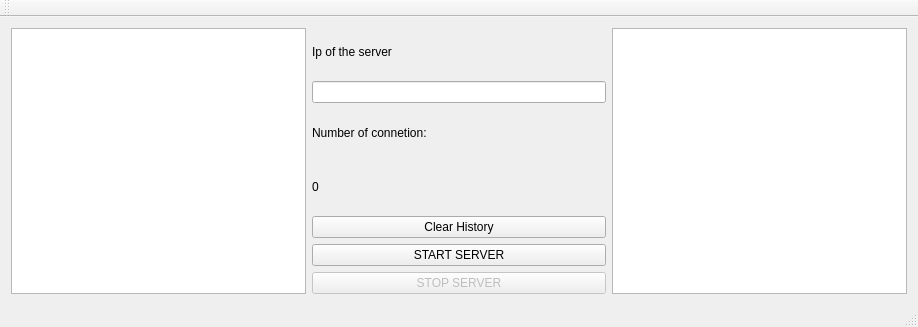
<?xml version="1.0" encoding="UTF-8"?>
<ui version="4.0">
 <class>MainWindow</class>
 <widget class="QMainWindow" name="MainWindow">
  <property name="geometry">
   <rect>
    <x>0</x>
    <y>0</y>
    <width>918</width>
    <height>327</height>
   </rect>
  </property>
  <property name="windowTitle">
   <string>MainWindow</string>
  </property>
  <widget class="QWidget" name="centralWidget">
   <layout class="QGridLayout" name="gridLayout">
    <item row="0" column="0">
     <layout class="QHBoxLayout" name="horizontalLayout_2">
      <item>
       <layout class="QVBoxLayout" name="verticalLayout_3">
        <item>
         <widget class="QListWidget" name="list_player"/>
        </item>
       </layout>
      </item>
      <item>
       <layout class="QVBoxLayout" name="verticalLayout">
        <item>
         <widget class="QLabel" name="label">
          <property name="text">
           <string>Ip of the server</string>
          </property>
         </widget>
        </item>
        <item>
         <widget class="QLineEdit" name="line_server_ip"/>
        </item>
        <item>
         <widget class="QLabel" name="text_info">
          <property name="text">
           <string>Number of connetion:</string>
          </property>
         </widget>
        </item>
        <item>
         <widget class="QLabel" name="data_numbers">
          <property name="text">
           <string>0</string>
          </property>
         </widget>
        </item>
        <item>
         <widget class="QPushButton" name="pushButton">
          <property name="text">
           <string>Clear History</string>
          </property>
         </widget>
        </item>
        <item>
         <widget class="QPushButton" name="button_start_server">
          <property name="text">
           <string>START SERVER</string>
          </property>
         </widget>
        </item>
        <item>
         <widget class="QPushButton" name="button_stop_server">
          <property name="enabled">
           <bool>false</bool>
          </property>
          <property name="text">
           <string>STOP SERVER</string>
          </property>
         </widget>
        </item>
       </layout>
      </item>
      <item>
       <layout class="QHBoxLayout" name="horizontalLayout">
        <item>
         <widget class="QListWidget" name="list_debug"/>
        </item>
       </layout>
      </item>
     </layout>
    </item>
   </layout>
  </widget>
  <widget class="QMenuBar" name="menuBar">
   <property name="geometry">
    <rect>
     <x>0</x>
     <y>0</y>
     <width>918</width>
     <height>21</height>
    </rect>
   </property>
  </widget>
  <widget class="QToolBar" name="mainToolBar">
   <attribute name="toolBarArea">
    <enum>TopToolBarArea</enum>
   </attribute>
   <attribute name="toolBarBreak">
    <bool>false</bool>
   </attribute>
  </widget>
  <widget class="QStatusBar" name="statusBar"/>
 </widget>
 <layoutdefault spacing="6" margin="11"/>
 <resources/>
 <connections/>
</ui>
